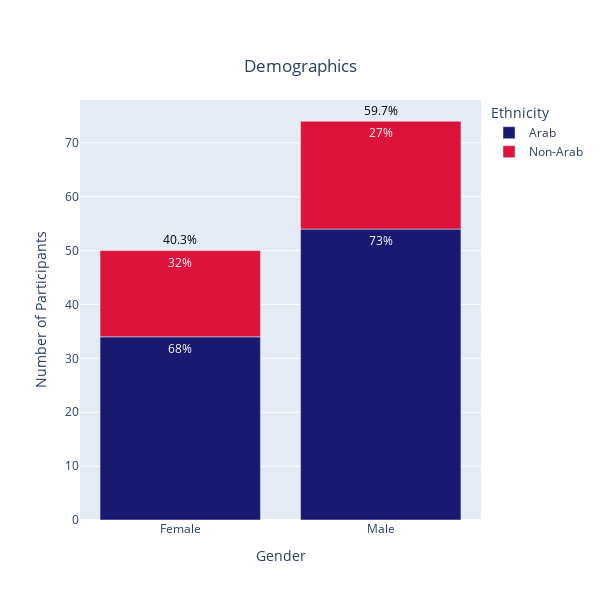

Notebook source saved alongside this figure:
### Code cell
# Data
num_females = 50
num_males = 74
arab_females = 34
non_arab_females = num_females - arab_females
arab_males = 54
non_arab_males = num_males - arab_males
female_arab_percent = '68%'
female_non_percent = '32%'
male_arab_percent = '73%'
male_non_percent = '27%'

# Create a DataFrame
data = {
    'Gender': ['Female'] * 2 + ['Male'] * 2,
    'Ethnicity': ['Arab', 'Non-Arab'] * 2,
    'Participants': [arab_females, non_arab_females, arab_males, non_arab_males]
}
df = pd.DataFrame(data)

# Plotting the grouped bar chart
fig = px.bar(df, x='Gender', y='Participants', color='Ethnicity',
             labels={'Participants': 'Number of Participants'},
             title='Demographics',
             text=[female_arab_percent, female_non_percent, male_arab_percent, male_non_percent],
             color_discrete_map={'Arab': 'midnightblue', 'Non-Arab': 'crimson'},
             height=600, width=600)

# Additional annotations
female_additional_annotation = '40.3%'
male_additional_annotation = '59.7%'

# Add additional annotations on top of the bars
fig.add_annotation(
    x='Female',
    y=num_females + 2,  # Adjust the y-coordinate for placement
    text=female_additional_annotation,
    showarrow=False,
    font=dict(size=12, color='black')
)

fig.add_annotation(
    x='Male',
    y=num_males + 2,  # Adjust the y-coordinate for placement
    text=male_additional_annotation,
    showarrow=False,
    font=dict(size=12, color='black')
)

# Update layout
fig.update_layout(
    title_x=0.5,  # Center the title
    title_y=0.9,  # Adjust title position
    uniformtext_minsize=12,  # Set text size
    uniformtext_mode='hide'  # Hide text if it doesn't fit
)

fig.show()

### Figure 1 — Plotly figure (JSON) as saved in the notebook; plotly's stock layout.template omitted (floating-point values rounded to 4 significant figures)
{"data": [{"alignmentgroup": "True", "hovertemplate": "Ethnicity=Arab<br>Gender=%{x}<br>Number of Participants=%{y}<br>text=%{text}<extra></extra>", "legendgroup": "Arab", "marker": {"color": "midnightblue", "pattern": {"shape": ""}}, "name": "Arab", "offsetgroup": "Arab", "orientation": "v", "showlegend": true, "text": ["68%", "73%"], "textposition": "auto", "type": "bar", "x": ["Female", "Male"], "xaxis": "x", "y": [34, 54], "yaxis": "y"}, {"alignmentgroup": "True", "hovertemplate": "Ethnicity=Non-Arab<br>Gender=%{x}<br>Number of Participants=%{y}<br>text=%{text}<extra></extra>", "legendgroup": "Non-Arab", "marker": {"color": "crimson", "pattern": {"shape": ""}}, "name": "Non-Arab", "offsetgroup": "Non-Arab", "orientation": "v", "showlegend": true, "text": ["32%", "27%"], "textposition": "auto", "type": "bar", "x": ["Female", "Male"], "xaxis": "x", "y": [16, 20], "yaxis": "y"}], "layout": {"annotations": [{"font": {"color": "black", "size": 12}, "showarrow": false, "text": "40.3%", "x": "Female", "y": 52}, {"font": {"color": "black", "size": 12}, "showarrow": false, "text": "59.7%", "x": "Male", "y": 76}], "barmode": "relative", "height": 600, "legend": {"title": {"text": "Ethnicity"}, "tracegroupgap": 0}, "title": {"text": "Demographics", "x": 0.5, "y": 0.9}, "uniformtext": {"minsize": 12, "mode": "hide"}, "width": 600, "xaxis": {"anchor": "y", "autorange": true, "domain": [0, 1], "range": [-0.5, 1.5], "title": {"text": "Gender"}, "type": "category"}, "yaxis": {"anchor": "x", "autorange": true, "domain": [0, 1], "range": [0, 77.89], "title": {"text": "Number of Participants"}, "type": "linear"}}}
